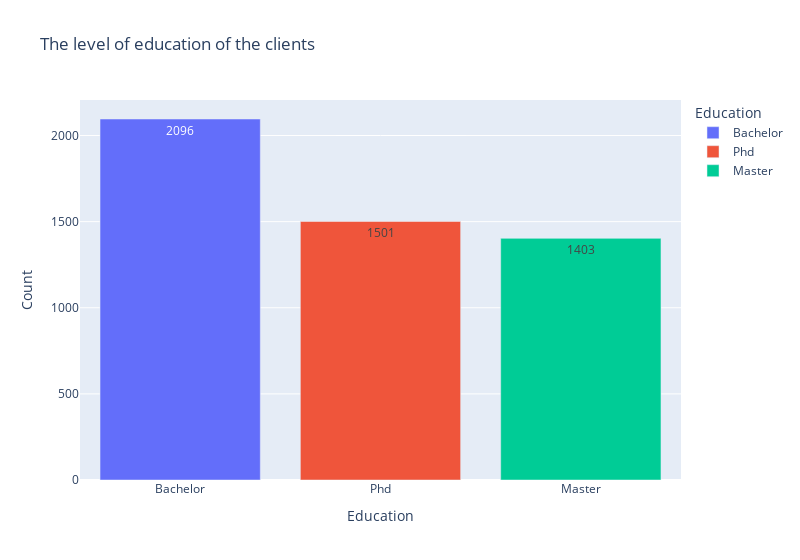

The notebook cell saved with this chart:
### Code cell
experience_edu(dataset)

### Figure 1 — Plotly figure (JSON) as saved in the notebook; plotly's stock layout.template omitted (floating-point values rounded to 4 significant figures)
{"data": [{"alignmentgroup": "True", "hovertemplate": "Education=%{x}<br>Count=%{y}<extra></extra>", "legendgroup": "Bachelor", "marker": {"color": "#636efa", "pattern": {"shape": ""}}, "name": "Bachelor", "offsetgroup": "Bachelor", "orientation": "v", "showlegend": true, "textposition": "auto", "texttemplate": "%{y}", "type": "bar", "x": ["Bachelor"], "xaxis": "x", "y": [2096], "yaxis": "y"}, {"alignmentgroup": "True", "hovertemplate": "Education=%{x}<br>Count=%{y}<extra></extra>", "legendgroup": "Phd", "marker": {"color": "#EF553B", "pattern": {"shape": ""}}, "name": "Phd", "offsetgroup": "Phd", "orientation": "v", "showlegend": true, "textposition": "auto", "texttemplate": "%{y}", "type": "bar", "x": ["Phd"], "xaxis": "x", "y": [1501], "yaxis": "y"}, {"alignmentgroup": "True", "hovertemplate": "Education=%{x}<br>Count=%{y}<extra></extra>", "legendgroup": "Master", "marker": {"color": "#00cc96", "pattern": {"shape": ""}}, "name": "Master", "offsetgroup": "Master", "orientation": "v", "showlegend": true, "textposition": "auto", "texttemplate": "%{y}", "type": "bar", "x": ["Master"], "xaxis": "x", "y": [1403], "yaxis": "y"}], "layout": {"barmode": "relative", "legend": {"title": {"text": "Education"}, "tracegroupgap": 0}, "title": {"text": "The level of education of the clients"}, "width": 800, "xaxis": {"anchor": "y", "categoryarray": ["Bachelor", "Phd", "Master"], "categoryorder": "array", "domain": [0, 1], "title": {"text": "Education"}}, "yaxis": {"anchor": "x", "domain": [0, 1], "title": {"text": "Count"}}}}
